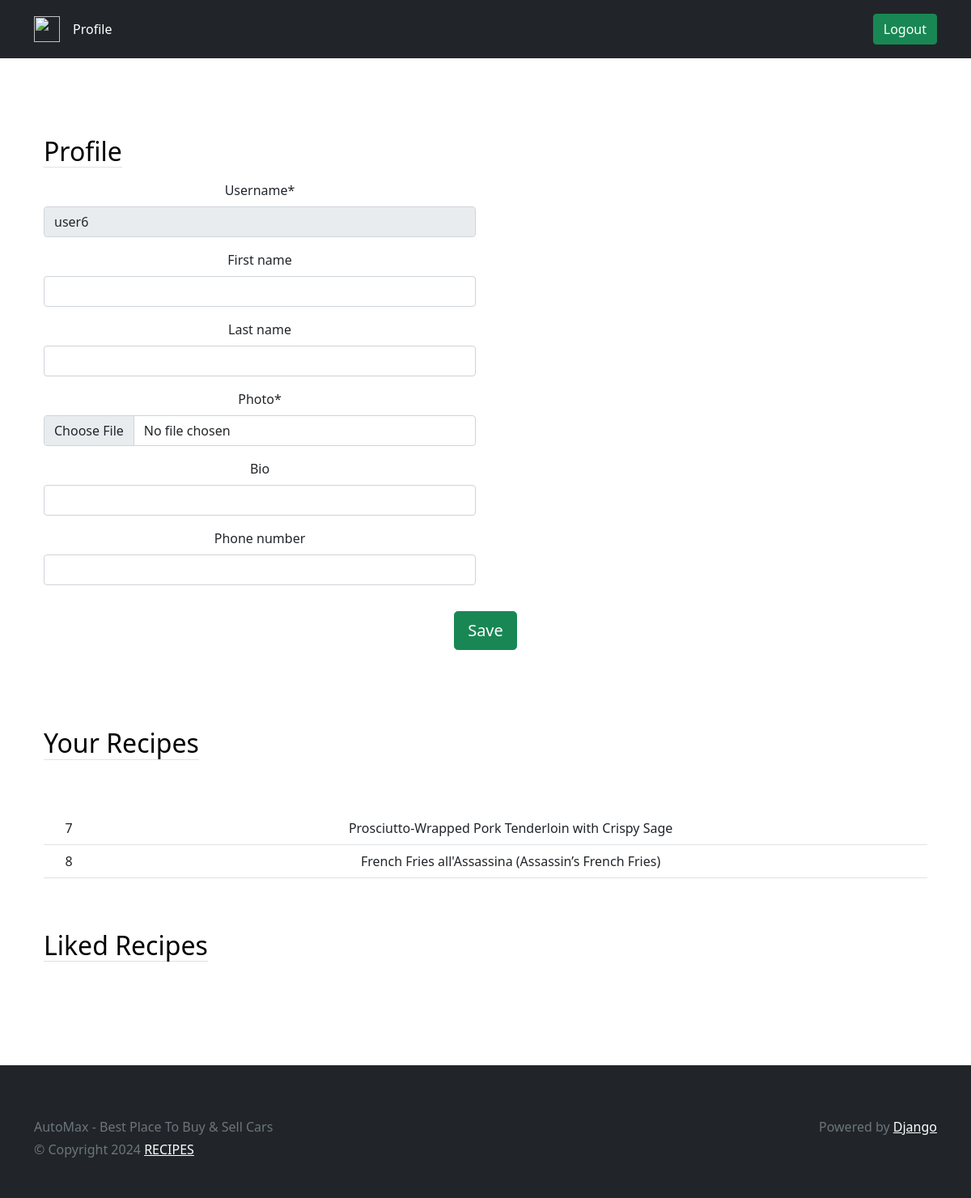
The page /profile/ (signed in) on the database its author committed.
### users/models.py (models this page shows, shortened)
class Profile(models.Model):
    user = models.OneToOneField(User, on_delete = models.CASCADE)
    photo = models.ImageField(default='imges/default.jpg',upload_to='imges/', null=True, blank=True)
    bio = models.CharField(max_length=140, blank=True)
    phone_number = models.CharField(max_length=12, blank=True)

### main/models.py (models this page shows, shortened)
class Recipe(models.Model):
    title = models.CharField(max_length=255)
    cooker = models.ForeignKey(User,on_delete = models.CASCADE)
    ingredients = models.TextField()
    instructions = models.TextField()
    cooking_time = models.PositiveIntegerField() # in minutes
    servings = models.PositiveIntegerField(default = 4)
    nutritional_information = models.TextField(blank=True, null=True)
    date_posted = models.DateTimeField(auto_now_add =True)
    date_updated = models.DateTimeField(auto_now =True)
    image = models.ImageField(upload_to='imges/')

### users/views.py (the view, shortened to what this page needs)
# urls.py: path('profile/', profileview.as_view(), name='profile'),
@method_decorator(login_required, name='dispatch')
class profileview(View):
    def get(self, request):
        user_recipes = Recipe.objects.filter(cooker = request.user)
        user_liked_recipes = LikedRecipes.objects.filter(profile = request.user.profile)
        user_form = Userform(instance=request.user)
        profile_form = profileForm(instance=request.user.profile)
        return render (request, 'users/profile.html', {'user_form':user_form,
                                                       'profile_form':profile_form,
                                                       'user_recipes':user_recipes,
                                                       'user_liked_recipes': user_liked_recipes})

### users/forms.py
class Userform(forms.ModelForm):
    username =forms.CharField(disabled=True)
    class Meta:
        model = User
        fields = ('username', 'first_name', 'last_name')

class profileForm(forms.ModelForm):
    photo = forms.ImageField(widget=CustomPictureImageFieldWidget)
    class Meta:
        model = Profile
        fields = ('photo', 'bio', 'phone_number')

### users/templates/users/profile.html (shortened to what this page needs)
{% extends 'main/base.html' %}
{% load static %}
{% load crispy_forms_tags %}
{% block content %}
<div class="container-fluid text-center py-5">
    <div class="container px-4 py-5" id="hanging-icons">
        <div class="row g-4">
            <div class="col d-flex align-items-center">
                <div>
                    <h2 class="mb-3 border-bottom" style="color: black;">Profile</h2>
                </div>
            </div>
        </div>
        <form action="" method="POST" enctype="multipart/form-data">
           <div class="row">
              <div class="col-6">
                 {{user_form|crispy}}
                 {{profile_form|crispy}}
               </div>
                <br>
           </div>
              <button class="btn btn-lg btn-success mt-3" type="submit">Save</button>
        </form>
    </div>
    <div class="container px-4">
       <div class="row g-4 py-5">
          <div class="col d-flex align-items-center">
            <h2 class="mb-3 border-bottom" style="color: black;">Your Recipes</h2>
          </div>
       </div>
       <table class="table table-hover">
          <tbody>
             {% for recipe in user_recipes %}
             <tr>
               <td>{{ recipe.id }}</td>
               <td>{{ recipe.title }}</td>
             </tr>
             {% endfor %}
          </tbody>
       </table>
    </div>
    <div class="container px-4">
      <div class="row g-4 py-5">
         <div class="col d-flex align-items-center">
           <h2 class="mb-3 border-bottom" style="color: black;">Liked Recipes</h2>
         </div>
      </div>
   </div>
</div>
{% endblock %}

### rows shown on the page
Recipe: id "7", title "Prosciutto-Wrapped Pork Tenderloin with Crispy Sage"
Recipe: id "8", title "French Fries all'Assassina (Assassin’s French Fries)"
